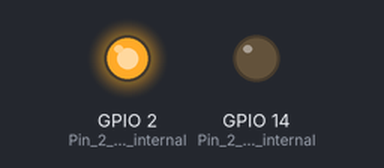
Recording of a sketch running on a simulated ESP32. On the bench: output pins drawn as LEDs (lit = HIGH).

Above: at 0.5 s.
At 2.5 s:
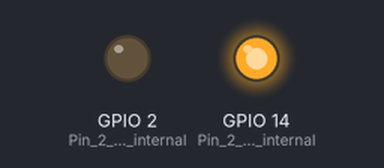
At 3.5 s:
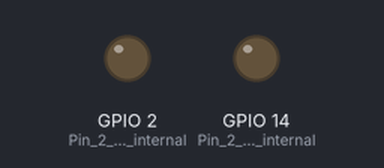
Timing chart, 0 to 5.2 s (numbered marks = the images above):
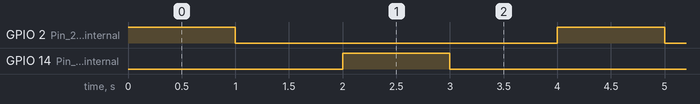

The sketch:

esp32.ino
```cpp
void setup() {
  pinMode(2, OUTPUT); // Pin 2 adalah LED internal ESP32
  pinMode(14, OUTPUT); // Pin 2 adalah LED internal ESP32

}

void loop() {
  digitalWrite(2, HIGH); // Nyalakan LED
  delay(1000);           // Tunggu 1 detik
  digitalWrite(2, LOW);  // Matikan LED
  delay(1000);
  digitalWrite(14, HIGH); // Nyalakan LED
  delay(1000);           // Tunggu 1 detik
  digitalWrite(14, LOW);  // Matikan LED
  delay(1000);
}
```

Measured:
- by itself, GPIO 2 (Pin_2_adalah_LED_internal), GPIO 14 (Pin_2_adalah_LED_internal): alternates HIGH for 1.0 s and LOW for 3.0 s
- by itself, everything shown: repeats every 4.0 s, in 4 steps
